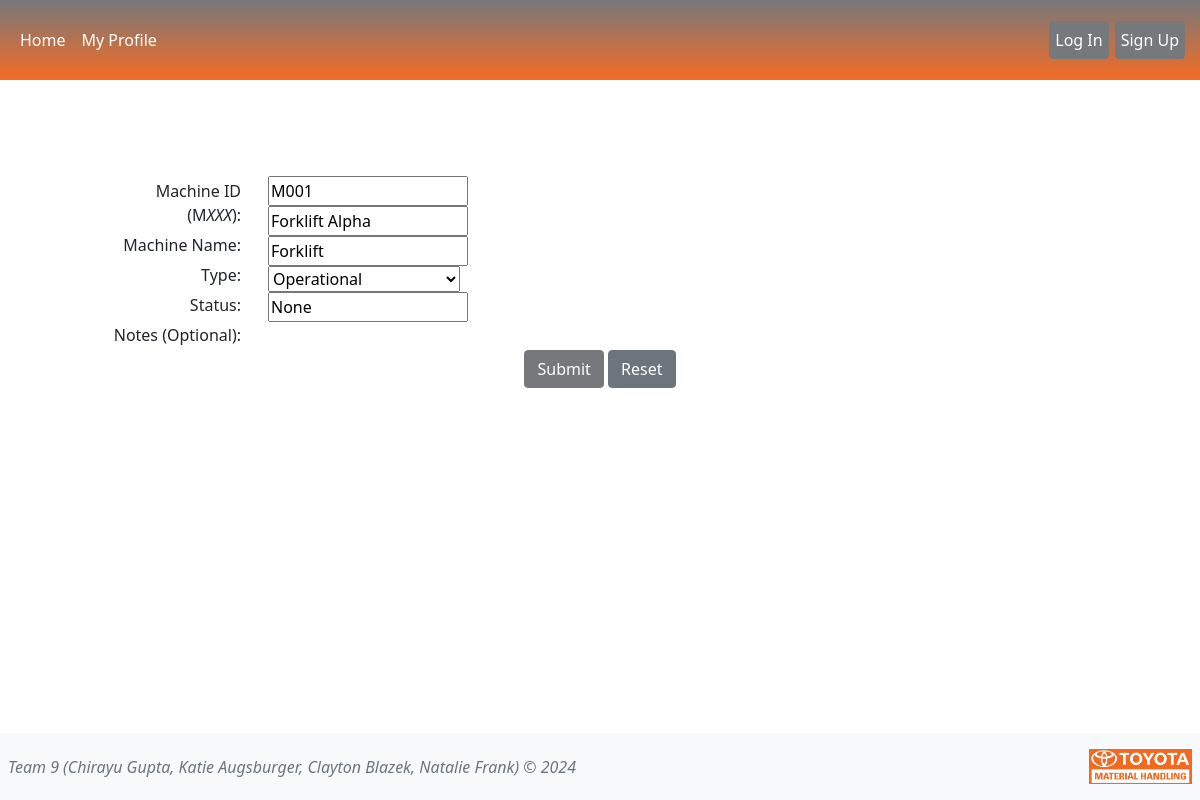
Screenshot of /alerts/M001/edit with the database file from the repository.
### tables this page shows
CREATE TABLE machines (
            machine_id TEXT PRIMARY KEY,
            name TEXT,
            type TEXT,
            status TEXT,
            notes TEXT,
            last_update TEXT,
            history TEXT
        );

### app.py (the view, shortened to what this page needs)
@app.route('/alerts/<machine_id>/edit', methods=['GET','POST'])
def edit_machine(machine_id=None):
    user_id = session.get('user_id')
    user = User.getUserByID(user_id)
    machine = Machine.getMachine(machine_id)
    if request.method == 'GET':
        return render_template('add_machine.html', user=user, user_id=user_id, machine_id = machine_id, machine=machine, status='EDIT-MACHINE')

### machines.py (called while the page is built)
    @classmethod
    def getAllMachines(cls):
        conn = sqlite3.connect(db_path)
        cursorObj = conn.cursor()
        cursorObj.execute("SELECT machine_id, name, type, status, notes, last_update, history FROM machines ORDER BY CASE status WHEN 'Out of Service' THEN 1 WHEN 'Maintenance Required' THEN 2 WHEN 'Operational' THEN 3 WHEN 'Unknown' THEN 4 ELSE 5 END;")
        allRows = cursorObj.fetchall()
        ListOfDictionaries = []
        for row in allRows:
            m = {"machine_id": row[0], 'name': row[1], "type": row[2], 'status': row[3], 'notes': row[4], 'last_update': row[5], 'history':row[6]}
            ListOfDictionaries.append(m)
        conn.close()
        return ListOfDictionaries

    @classmethod
    def getMachine(cls, machine_id):
        machines = Machine.getAllMachines()
        for machine in machines:
            if machine['machine_id'] == machine_id:
                return machine

### users.py (called while the page is built)
    @classmethod
    def getAllUsers(cls):
        conn = sqlite3.connect(db_path)
        cursorObj = conn.cursor()
        cursorObj.execute('SELECT user_id, username, name, email, password, profile_image, branch FROM users;')
        allRows = cursorObj.fetchall()
        ListOfDictionaries = []
        for row in allRows:
            m = {"user_id": row[0], 'username':row[1],"name":row[2], 'email': row[3], 'password':row[4], 'profile_image':row[5], 'branch':row[6]}
            ListOfDictionaries.append(m)
        if conn:
            conn.close()
        return ListOfDictionaries

    @classmethod
    def getUserByID(cls, user_id):
        users = User.getAllUsers()
        for user in users:
            if user['user_id'] == user_id:
                return user

### templates/add_machine.html (shortened to what this page needs)
{% extends 'base.html' %}
{% block content%}
{% if status == 'ADD-MACHINE'%}
    <main class="d-inline-flex p-5 align-items-end">
        <div class="container p-5">
          <form id="form" action="{{url_for('add_machine', status='ADD-MACHINE')}}" method="POST">
          <div class="row">
              <div class="col-2" style="text-align:right;">
                <label class="a" for="machine_id">Machine ID (M<i>XXX</i>):</label>
                <label class="a" for="name">Machine Name:</label> <br>
                <label class="a" for="type">Type:</label><br>
                <label class="a" for="status">Status:</label><br>
                <label class="a" for="notes">Notes (Optional):</label><br>
              </div>
              <div class="col-9">
              <input class="a" type="text" id="machine_id" name="machine_id" required pattern="M\d{3}">  <br>
              <input class="a" type="text" id="name" name="name" required><br>
              <input class="a" type="text" id="type" name="type" required> <br>
              <select class="a" id="status" name="status" required>
                <option value="Operational">Operational</option>
                <option value="Maintenance Required">Maintenance Required</option>
                <option value="Out of Service">Out of Service</option>
              </select><br>
              <input class="a" type="text" id="notes" name="notes">
              </div>
              <div class="text-center">
                <button class='btn btn-primary' type="submit" value="Submit">Submit</button>
                <button class='btn btn-secondary' type="reset" value="Reset">Reset</button>
            </div>
            </div>
          </form>
          {% elif status == 'EDIT-MACHINE'%}
          <main class="d-inline-flex p-5 align-items-end">
            <div class="container p-5">
              <form id="form" action="{{url_for('edit_machine', machine_id=machine['machine_id'])}}" method="POST">
              <div class="row">
                  <div class="col-2" style="text-align:right;">
                    <label class="a" for="machine_id">Machine ID (M<i>XXX</i>):</label>
                    <label class="a" for="name">Machine Name:</label> <br>
                    <label class="a" for="type">Type:</label><br>
                    <label class="a" for="status">Status:</label><br>
                    <label class="a" for="notes">Notes (Optional):</label><br>
                  </div>
                  <div class="col-9">
                  <input class="a" type="text" id="machine_id" name="machine_id" required pattern="M\d{3}" value="{{ machine['machine_id'] }}" readonly>  <br>
                  <input class="a" type="text" id="name" name="name" required value="{{ machine['name'] }}"><br>
                  <input class="a" type="text" id="type" name="type" required value="{{ machine['type'] }}"> <br>
                  <select class="a" id="status" name="status" required>
                    <option value="Operational" {% if machine['status'] == 'Operational' %}selected{% endif %}>Operational</option>
                  </select> <br>
                  <input class="a" type="text" id="notes" name="notes" value="{{ machine['notes'] }}">
                  </div>
                  <div class="text-center">
                    <button class='btn btn-primary' type="submit" value="Submit">Submit</button>
                    <button class='btn btn-secondary' type="reset" value="Reset">Reset</button>
                </div>
                </div>
              </form>
          {% endif %}
          </div>
    </main>
{% endblock %}

### static/css/styles.css (style rules this page uses)
body { padding-bottom: 100px; padding-top: 30px; }
label.a { padding:3px; display: inline-block; }
input.a { width: 200px; padding:1px; }
select { margin-right:10px; }
.container { margin-top:50px !important; }
input.a { width: 200px !important; padding: 1px !important; }
.btn-primary { background-color: #77787b !important; border-color: #77787b !important; }

### rows the page displays
machines: machine_id "M001", name "Forklift Alpha", type "Forklift", status "Operational"
